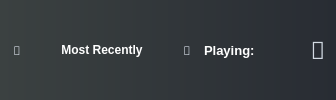
         <widget class="QWidget" name="widget_2" native="true">
          <property name="sizePolicy">
           <sizepolicy hsizetype="Preferred" vsizetype="Fixed">
            <horstretch>0</horstretch>
            <verstretch>0</verstretch>
           </sizepolicy>
          </property>
          <property name="styleSheet">
           <string notr="true">QWidget{
background-color: qlineargradient(spread:pad, x1:0, y1:0, x2:1, y2:0, stop:0 rgba(59, 65, 65, 255), stop:1 rgba(40, 44, 51, 255));
}





</string>
          </property>
          <layout class="QHBoxLayout" name="horizontalLayout_3">
           <property name="spacing">
            <number>0</number>
           </property>
           <property name="leftMargin">
            <number>0</number>
           </property>
           <property name="topMargin">
            <number>0</number>
           </property>
           <property name="rightMargin">
            <number>0</number>
           </property>
           <property name="bottomMargin">
            <number>0</number>
           </property>
           <item>
            <layout class="QHBoxLayout" name="horizontalLayout_2">
             <property name="spacing">
              <number>0</number>
             </property>
             <property name="sizeConstraint">
              <enum>QLayout::SetDefaultConstraint</enum>
             </property>
             <item>
              <spacer name="horizontalSpacer_5">
               <property name="orientation">
                <enum>Qt::Horizontal</enum>
               </property>
               <property name="sizeType">
                <enum>QSizePolicy::Fixed</enum>
               </property>
               <property name="sizeHint" stdset="0">
                <size>
                 <width>5</width>
                 <height>20</height>
                </size>
               </property>
              </spacer>
             </item>
             <item>
              <widget class="QPushButton" name="prevButton">
               <property name="sizePolicy">
                <sizepolicy hsizetype="Fixed" vsizetype="Fixed">
                 <horstretch>0</horstretch>
                 <verstretch>0</verstretch>
                </sizepolicy>
               </property>
               <property name="minimumSize">
                <size>
                 <width>24</width>
                 <height>24</height>
                </size>
               </property>
               <property name="maximumSize">
                <size>
                 <width>24</width>
                 <height>24</height>
                </size>
               </property>
               <property name="font">
                <font>
                 <family>Webdings</family>
                 <pointsize>9</pointsize>
                 <weight>50</weight>
                 <bold>false</bold>
                </font>
               </property>
               <property name="styleSheet">
                <string notr="true">QPushButton{
	border-style: solid;
	border-color: transparent;
	border-width: 1px;
	border-radius:1px;
	color: #d3dae3;
	padding: 2px;
	
	background-color: transparent;
}
QPushButton::default{
	border-style: solid;
	border-color: transparent;
	border-width: 1px;
	border-radius: 1px;
	color: #FFFFFF;
	padding: 2px;
	background-color: transparent;
}
QPushButton:hover{
	border-style: solid;
	border-top-color:white;
    border-bottom-color: white;
    border-left-color: white;
    border-right-color: white;
	border-width: 2px;
    border-radius:1px;
	color: #d3dae3;
	padding: 2px;
}
QPushButton:pressed{
	border-style: solid;
	border-top-color:rgb(255, 0, 255);
    border-bottom-color: rgb(255, 0, 255);
    border-left-color: rgb(255, 0, 255);
    border-right-color:rgb(255, 0, 255);
	border-width: 2px;
    border-radius:1px;
	color: #d3dae3;
	padding: 2px;
}</string>
               </property>
               <property name="text">
                <string></string>
               </property>
              </widget>
             </item>
             <item>
              <spacer name="horizontalSpacer_6">
               <property name="orientation">
                <enum>Qt::Horizontal</enum>
               </property>
               <property name="sizeType">
                <enum>QSizePolicy::Fixed</enum>
               </property>
               <property name="sizeHint" stdset="0">
                <size>
                 <width>5</width>
                 <height>20</height>
                </size>
               </property>
              </spacer>
             </item>
             <item>
              <widget class="QLabel" name="label_3">
               <property name="sizePolicy">
                <sizepolicy hsizetype="Fixed" vsizetype="Preferred">
                 <horstretch>0</horstretch>
                 <verstretch>0</verstretch>
                </sizepolicy>
               </property>
               <property name="minimumSize">
                <size>
                 <width>136</width>
                 <height>0</height>
                </size>
               </property>
               <property name="maximumSize">
                <size>
                 <width>136</width>
                 <height>16777215</height>
                </size>
               </property>
               <property name="font">
                <font>
                 <family>Arial</family>
                 <pointsize>9</pointsize>
                 <weight>75</weight>
                 <bold>true</bold>
                </font>
               </property>
               <property name="styleSheet">
                <string notr="true">QLabel{
	color:white;
	background:transparent;
}</string>
               </property>
               <property name="text">
                <string>Most Recently</string>
               </property>
               <property name="alignment">
                <set>Qt::AlignCenter</set>
               </property>
              </widget>
             </item>
             <item>
              <spacer name="horizontalSpacer_7">
               <property name="orientation">
                <enum>Qt::Horizontal</enum>
               </property>
               <property name="sizeType">
                <enum>QSizePolicy::Fixed</enum>
               </property>
               <property name="sizeHint" stdset="0">
                <size>
                 <width>5</width>
                 <height>20</height>
                </size>
               </property>
              </spacer>
             </item>
             <item>
              <widget class="QPushButton" name="nextButton">
               <property name="minimumSize">
                <size>
                 <width>24</width>
                 <height>24</height>
                </size>
               </property>
               <property name="maximumSize">
                <size>
                 <width>24</width>
                 <height>24</height>
                </size>
               </property>
               <property name="font">
                <font>
                 <family>Webdings</family>
                 <pointsize>9</pointsize>
                 <weight>50</weight>
                 <bold>false</bold>
                </font>
               </property>
               <property name="styleSheet">
                <string notr="true">QPushButton{
	border-style: solid;
	border-color: transparent;
	border-width: 1px;
	border-radius:1px;
	color: #d3dae3;
	padding: 2px;
	
	background-color: transparent;
}
QPushButton::default{
	border-style: solid;
	border-color: transparent;
	border-width: 1px;
	border-radius: 1px;
	color: #FFFFFF;
	padding: 2px;
	background-color: transparent;
}
QPushButton:hover{
	border-style: solid;
	border-top-color:white;
    border-bottom-color: white;
    border-left-color: white;
    border-right-color: white;
	border-width: 2px;
    border-radius:1px;
	color: #d3dae3;
	padding: 2px;
}
QPushButton:pressed{
	border-style: solid;
	border-top-color:rgb(255, 0, 255);
    border-bottom-color: rgb(255, 0, 255);
    border-left-color: rgb(255, 0, 255);
    border-right-color:rgb(255, 0, 255);
	border-width: 2px;
    border-radius:1px;
	color: #d3dae3;
	padding: 2px;
}</string>
               </property>
               <property name="text">
                <string></string>
               </property>
              </widget>
             </item>
             <item>
              <spacer name="horizontalSpacer_8">
               <property name="orientation">
                <enum>Qt::Horizontal</enum>
               </property>
               <property name="sizeType">
                <enum>QSizePolicy::Fixed</enum>
               </property>
               <property name="sizeHint" stdset="0">
                <size>
                 <width>5</width>
                 <height>20</height>
                </size>
               </property>
              </spacer>
             </item>
             <item>
              <widget class="QLabel" name="playingLabel">
               <property name="sizePolicy">
                <sizepolicy hsizetype="Expanding" vsizetype="Preferred">
                 <horstretch>0</horstretch>
                 <verstretch>0</verstretch>
                </sizepolicy>
               </property>
               <property name="font">
                <font>
                 <family>Arial</family>
                 <pointsize>10</pointsize>
                 <weight>75</weight>
                 <bold>true</bold>
                </font>
               </property>
               <property name="styleSheet">
                <string notr="true">QLabel{
	color:white;
   background:transparent;
}
</string>
               </property>
               <property name="text">
                <string>Playing:  </string>
               </property>
              </widget>
             </item>
             <item>
              <spacer name="horizontalSpacer_9">
               <property name="orientation">
                <enum>Qt::Horizontal</enum>
               </property>
               <property name="sizeHint" stdset="0">
                <size>
                 <width>40</width>
                 <height>20</height>
                </size>
               </property>
              </spacer>
             </item>
             <item>
              <widget class="QPushButton" name="menuButton">
               <property name="sizePolicy">
                <sizepolicy hsizetype="Fixed" vsizetype="Fixed">
                 <horstretch>0</horstretch>
                 <verstretch>0</verstretch>
                </sizepolicy>
               </property>
               <property name="minimumSize">
                <size>
                 <width>32</width>
                 <height>32</height>
                </size>
               </property>
               <property name="maximumSize">
                <size>
                 <width>32</width>
                 <height>32</height>
                </size>
               </property>
               <property name="font">
                <font>
                 <family>Webdings</family>
                 <pointsize>18</pointsize>
                </font>
               </property>
               <property name="contextMenuPolicy">
                <enum>Qt::CustomContextMenu</enum>
               </property>
               <property name="styleSheet">
                <string notr="true">QPushButton{
	border-style: solid;
	border-color: transparent;
	border-width: 1px;
	border-radius:1px;
	color: #d3dae3;
	padding: 2px;
	
	background-color: transparent;
}
QPushButton::default{
	border-style: solid;
	border-color: transparent;
	border-width: 1px;
	border-radius: 1px;
	color: #FFFFFF;
	padding: 2px;
	background-color: transparent;
}
QPushButton:hover{
	border-style: solid;
	border-top-color:white;
    border-bottom-color: white;
    border-left-color: white;
    border-right-color: white;
	border-width: 2px;
    border-radius:1px;
	color: #d3dae3;
	padding: 2px;
}
QPushButton:pressed{
	border-style: solid;
	border-top-color:rgb(255, 0, 255);
    border-bottom-color: rgb(255, 0, 255);
    border-left-color: rgb(255, 0, 255);
    border-right-color:rgb(255, 0, 255);
	border-width: 2px;
    border-radius:1px;
	color: #d3dae3;
	padding: 2px;
}</string>
               </property>
               <property name="text">
                <string></string>
               </property>
              </widget>
             </item>
             <item>
              <spacer name="horizontalSpacer_10">
               <property name="orientation">
                <enum>Qt::Horizontal</enum>
               </property>
               <property name="sizeType">
                <enum>QSizePolicy::Fixed</enum>
               </property>
               <property name="sizeHint" stdset="0">
                <size>
                 <width>2</width>
                 <height>20</height>
                </size>
               </property>
              </spacer>
             </item>
            </layout>
           </item>
          </layout>
         </widget>
